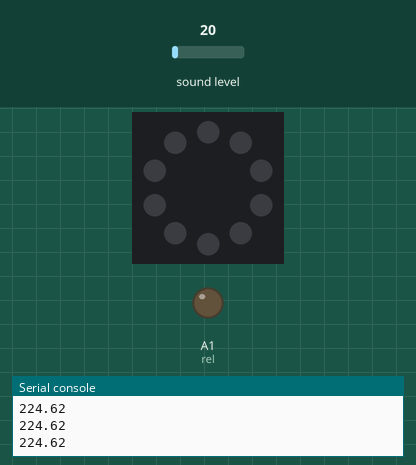
A program run on a simulated Circuit Playground running CircuitPython. Parts: the board's ring of 10 RGB LEDs (number 0 left of the top, counting anticlockwise), output pins drawn as LEDs (lit = HIGH), the last lines printed to the serial console. The inputs (shaded band) are chosen by the test bench; at power-on: sound level 20.

Above: at 1.2 s.
1.3 s: sound level set to 86
2.8 s: sound level set to 91
At 3.2 s:
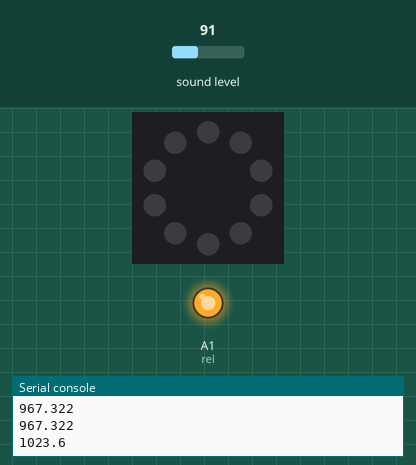
4.3 s: sound level set to 5
At 5.5 s:
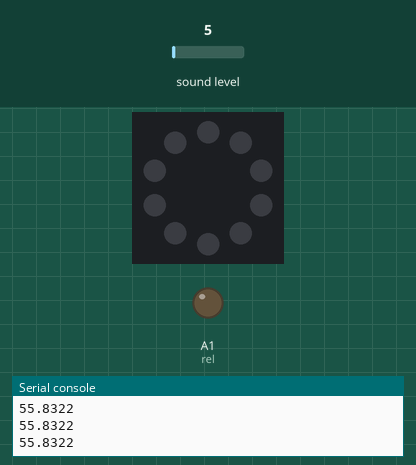
6.3 s: sound level set to 128
At 7.5 s:
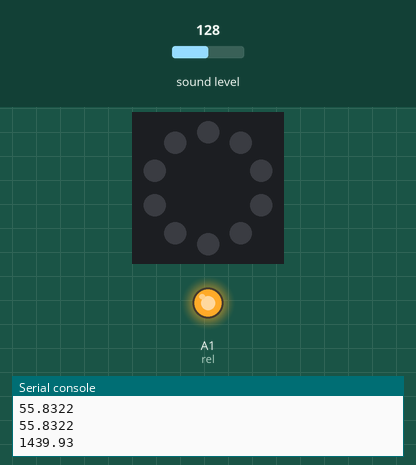
Timing chart, 0 to 8.8 s (numbered marks = the images above; inputs shaded):
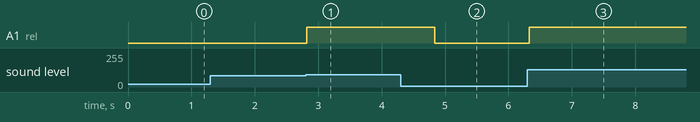

The program:

relay_test.py
```python
# Write your code here :-)


# ----------------------IMPORT LIBRARIES --------------------------------

import board
import touchio
import digitalio
import analogio
import array
import audiobusio


import time
import random

import adafruit_lis3dh # import for accelerometer
import busio

import adafruit_simplemath
import math
import neopixel
import adafruit_thermistor


# print board pins
print(help(board))
# print adafruit_simplemath library to see available functions we might use
print(help(adafruit_simplemath))

# SETUP --------------------------------------------------------------------
#------------------------------------------------------------------

#  NeoPixel setup
pixels = neopixel.NeoPixel(board.NEOPIXEL, 10, brightness=0.9, auto_write=True)

# variable to light sensor-----------------------------------------
light = analogio.AnalogIn(board.LIGHT)

# thermistor
thermistor = adafruit_thermistor.Thermistor(
    board.TEMPERATURE, 10000, 10000, 25, 3950)

# ------------------------- RELAY CODE -------------------------

rel = digitalio.DigitalInOut(board.A1)
rel.direction = digitalio.Direction.OUTPUT


#  NeoPixel colors
col1 = (0, 255, 0)
col2 = (0, 255, 255)
col3 = (0, 0, 255)
col4 = (100, 0, 255)
col5 = (30, 130, 255)
col6 = (100, 0, 0)
col7 = (120, 0, 55)


#  array of NeoPixel colors
colors = [col1, col2, col3, col4, col5, col6, col7]


# setup for sound sensor-------------------------------------------:
# functions for sound stuff-----------------------------------------------------------------------:

# Restrict value to be between floor and ceiling.
def constrain(value, floor, ceiling):
    return max(floor, min(value, ceiling))

# Scale input_value between output_min and output_max, exponentially.
def log_scale(input_value, input_min, input_max, output_min, output_max):
    normalized_input_value = (input_value - input_min) / \
                             (input_max - input_min)
    return output_min + \
        math.pow(normalized_input_value, SCALE_EXPONENT) \
        * (output_max - output_min)

# Remove DC bias before computing RMS.
def normalized_rms(values):
    minbuf = int(mean(values))
    samples_sum = sum(
        float(sample - minbuf) * (sample - minbuf)
        for sample in values
    )

    return math.sqrt(samples_sum / len(values))

def mean(values):
    return sum(values) / len(values)

# Exponential scaling factor.
# Should probably be in range -10 .. 10 to be reasonable.
CURVE = 2
SCALE_EXPONENT = math.pow(10, CURVE * -0.1)

# Number of samples to read at once.
NUM_SAMPLES = 160

# https://learn.adafruit.com/adafruit-circuit-playground-bluefruit/playground-sound-meter
mic = audiobusio.PDMIn(board.MICROPHONE_CLOCK, board.MICROPHONE_DATA,sample_rate=16000, bit_depth=16)
# RECORDS A QUICK BIT OF SOUND_ WHAT IT SHOULD SOUND LIKE AT LOWEST VOLUME
samples = array.array('H', [0] * NUM_SAMPLES)
mic.record(samples, len(samples))
# Set lowest level to expect, plus a little.
input_floor = normalized_rms(samples) + 10
# OR: used a fixed floor
# input_floor = 50


## -------------VARIABLES ---------------------------------------


audio_threshold = 500
counter = 0
num_pixels = 10

red = (155, 0 , 0)
green = (0, 100, 0 )
blue = (0, 0, 200 )
off = (0, 0, 0)


## ----------------------PROGRAM ------------------------------------------------------
## -------------------------------------------------------------

while True:


# # SOUND SENSOR ------------------------------------------------------------------
    mic.record(samples, len(samples))
    audio_level = normalized_rms(samples)
    # print(audio_level)

#     rel.value = True
#     time.sleep(1.0)
#     rel.value = False
#     time.sleep(0.5)
    print(audio_level)
    if audio_level > 1000:
        rel.value = True
        time.sleep(2)
    else:
        rel.value = False


# -LIGHT SENSOR-----------------------------------------------------------------

    ## light.value is what is storing our light sensor value ...this is not normalized from 0-1 in the code :
    # print(light.value)

# -----------------TEMPERATURE ---------

    # temp_c = thermistor.temperature
#     temp_f = thermistor.temperature * 9 / 5 + 32
#     print(temp_f)


    time.sleep(0.01)


# Write your code here :-)
```

Measured:
- the behaviour switches between 88 and 89 on sound level (found by bisection; images 0 and 1)
- after the input at 2.8 s, A1 (rel): LOW → HIGH at once
- after the input at 4.3 s, A1 (rel): HIGH → LOW after 0.54 s
- after the input at 6.3 s, A1 (rel): LOW → HIGH at once
